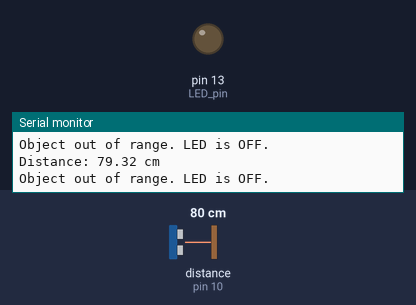
Bench run of a program on a simulated Arduino Uno, built with avr-gcc and run on an emulated ATmega328P. Shown: output pins drawn as LEDs (lit = HIGH), the last lines printed to the serial monitor. Wiring (inferred from the names in the program): ultrasonic range finder: trigger pin 9; echo pin 10. Inputs (shaded band) come from the test bench; at power-on: distance to the obstacle (sensor on pin 10) 80 cm. The echo pulse lasts 58.3 µs per cm; pins used as bus, display or sensor lines are not drawn.

Above: at 1.3 s.
1.4 s: distance to the obstacle (sensor on pin 10) set to 12 cm
2.9 s: distance to the obstacle (sensor on pin 10) set to 9 cm
At 3.5 s:
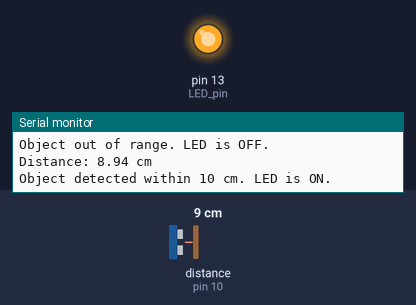
4.5 s: distance to the obstacle (sensor on pin 10) set to 18 cm
At 4.9 s:
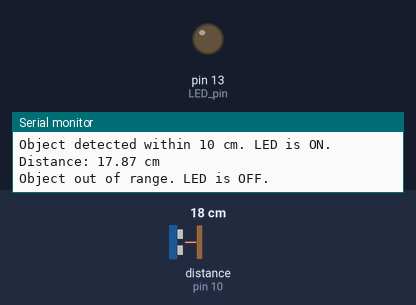
6.0 s: distance to the obstacle (sensor on pin 10) set to 2 cm
At 7.4 s:
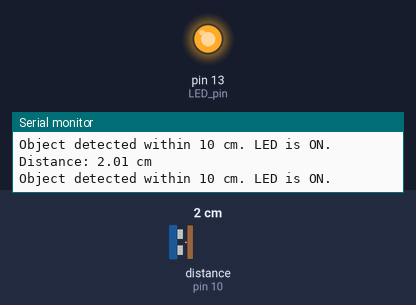
Timing chart, 0 to 8.5 s (numbered marks = the images above; inputs shaded):
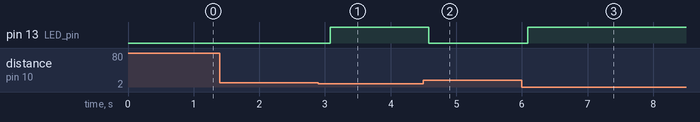

Measured:
- the behaviour switches between 11 and 10 cm on distance to the obstacle (sensor on pin 10) (found by bisection; images 0 and 1)
- after the input at 2.9 s, pin 13 (LED_pin): LOW → HIGH after 0.18 s
- after the input at 4.5 s, pin 13 (LED_pin): HIGH → LOW after 0.08 s
- after the input at 6.0 s, pin 13 (LED_pin): LOW → HIGH after 0.09 s

The program:

main.cpp
```cpp
#include <Arduino.h>
#include "led_control.h"

#define TRIG_PIN 9  // Define the pin for the TRIG signal
#define ECHO_PIN 10 // Define the pin for the ECHO signal

void setup() {
    // Initialize serial communication
    Serial.begin(9600);
    while (!Serial); // Wait for the serial port to connect (optional for some boards)

    // Initialize pins
    pinMode(13, OUTPUT); // LED pin
    pinMode(TRIG_PIN, OUTPUT); // HC-SR04 trigger pin
    pinMode(ECHO_PIN, INPUT);  // HC-SR04 echo pin

    Serial.println("Setup complete. Starting LED blinking and distance measurement...");
}

void loop() {
    long duration;
    float distance;

    // Send a 10-microsecond pulse to trigger the sensor
    digitalWrite(TRIG_PIN, LOW);
    delayMicroseconds(2);
    digitalWrite(TRIG_PIN, HIGH);
    delayMicroseconds(10);
    digitalWrite(TRIG_PIN, LOW);

    // Read the duration of the echo pulse
    duration = pulseIn(ECHO_PIN, HIGH);

    // Calculate the distance in centimeters
    distance = (duration * 0.034) / 2;

    // Print the distance to the Serial Monitor
    Serial.print("Distance: ");
    Serial.print(distance);
    Serial.println(" cm");

    // Check if the distance is less than a threshold (e.g., 10 cm)
    if (distance < 10) {
        turnOnLED(13); // Turn on the LED
        Serial.println("Object detected within 10 cm. LED is ON.");
    } else {
        turnOffLED(13); // Turn off the LED
        Serial.println("Object out of range. LED is OFF.");
    }

    // Wait before taking the next reading
    delay(500);
}
```

led_control.h
```cpp
#ifndef LED_CONTROL_H
#define LED_CONTROL_H

void turnOnLED(int pin);
void turnOffLED(int pin);

#endif
```

led_control.cpp
```cpp
#include <Arduino.h>
void turnOnLED(int pin) {
  digitalWrite(pin, HIGH);
}

// Function to turn off the LED
void turnOffLED(int pin) {
  digitalWrite(pin, LOW);
}
```
